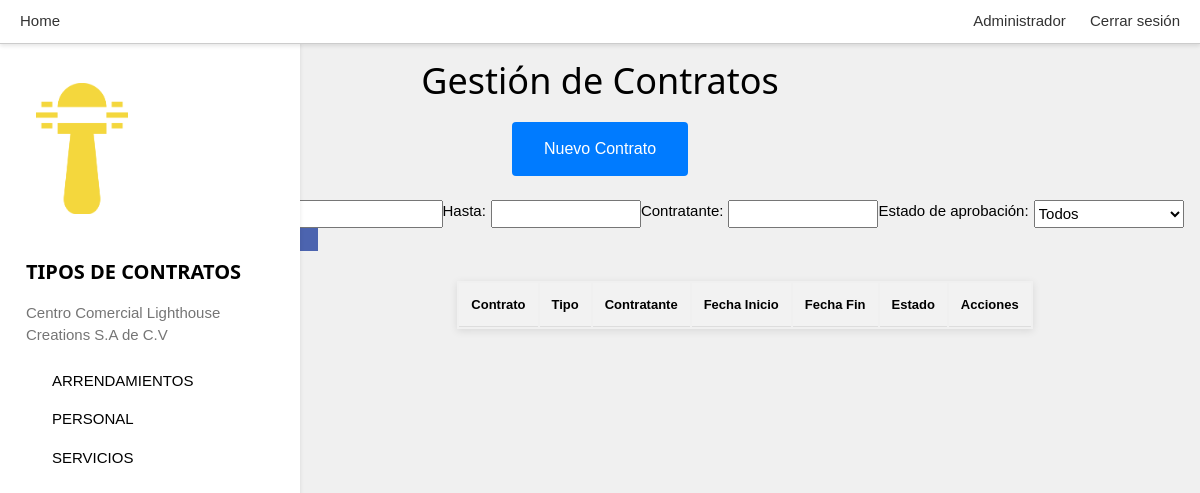
/contratos/ (signed in), run on an earlier commit of the app's database.
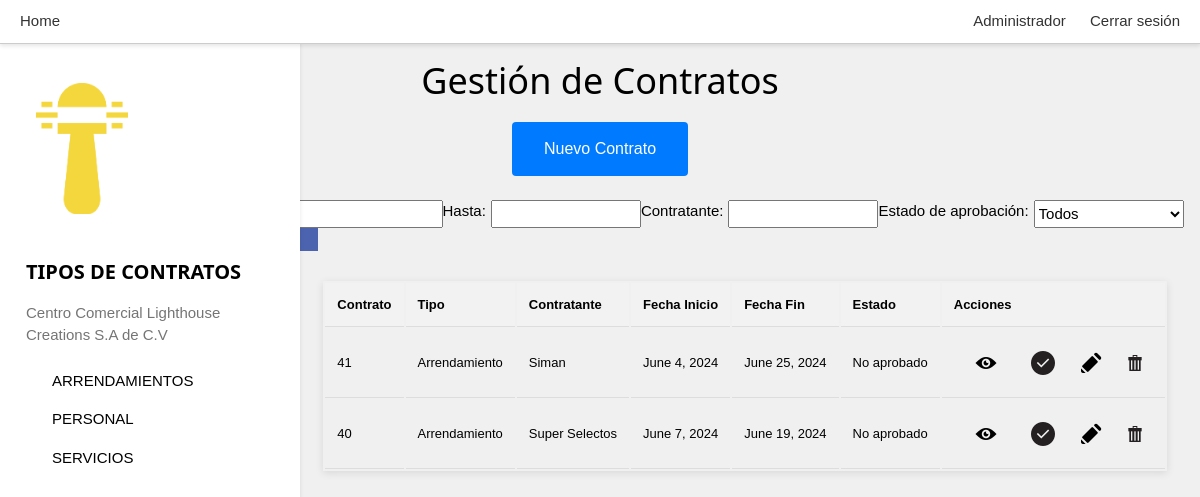
And on a later commit of the database.
### GestionContratos/models.py (models this page shows, shortened)
class ContratoArrendamiento(models.Model):
    contrato = models.OneToOneField(Contrato, on_delete=models.CASCADE, related_name='contratoArrendamientoDetalle') # contrato del que deriva
    contratante = models.ForeignKey('Sistema.Empresa', on_delete=models.CASCADE, related_name='contratosArrendamiento')
    reserva = models.ForeignKey('Sistema.Local', on_delete=models.PROTECT, related_name='contratosArrendamiento')
    tipo = models.CharField(max_length=20, default=TipoContrato.ARRENDAMIENTO.value, editable=False)

class Contrato(models.Model):
    contratoId = models.AutoField(primary_key=True) # ID del contrato
    fechaInicio = models.DateField() # Fecha de inicio
    fechaFin = models.DateField(null=True)
    aprobado = models.BooleanField()
    contenido = models.TextField()
    contratador = models.ForeignKey('Sistema.Empleado', on_delete=models.PROTECT, related_name='contratacionesEmpleado', blank=True) # Referencia al empleado que elabora el contrato
    archivo = models.URLField(null=True, blank=True)

### Sistema/models.py (models this page shows, shortened)
class Empresa(models.Model):
    empresaId = models.AutoField(primary_key=True)
    nombre = models.CharField(max_length=100)
    representante = models.ForeignKey(Persona, on_delete=models.CASCADE, related_name='empresasRepresentadas')

### GestionCentroComercial/utils.py (the view)
    def wrapper(request, *args, **kwargs):
        if request.user.is_authenticated:
            return view_func(request, *args, **kwargs)
        else:
            return redirect(reverse('login'))

### GestionContratos/forms.py
class FiltroContratosForm(forms.Form):
    desde = forms.DateField(label='Desde', required=False, widget=forms.DateInput(attrs={'class': 'datepicker','id':'form3'}))
    hasta = forms.DateField(label='Hasta', required=False, widget=forms.DateInput(attrs={'class': 'datepicker'}))
    contratante = forms.CharField(label='Contratante', max_length=100, required=False)
    vigencia = forms.ChoiceField(label='Estado de aprobación', choices=[('', 'Todos'), (True, 'Aprobados'), (False, 'No Aprobados')], required=False)

### GestionCentroComercial/utils.py (called while the page is built)
def checkAdmin(request):
    return request.user.groups.filter(name="Administrador").exists()

def requiereLogin(view_func):
    def wrapper(request, *args, **kwargs):
        if request.user.is_authenticated:
            return view_func(request, *args, **kwargs)
        else:
            return redirect(reverse('login'))
    return wrapper

### GestionContratos/views.py (called while the page is built, shortened)
@requiereLogin
def contratosArrendamiento(request):
    contratosA = ContratoArrendamiento.objects.all().order_by('-id')
    form = FiltroContratosForm(request.POST or None)
    return render(request, "contratosBase.html", {
        "contratos": contratosA,
        "form": form,
        'esAdministrador': checkAdmin(request),
        "userActual": request.user
    })

### GestionContratos/templates/contratosBase.html (shortened to what this page needs)
{% extends 'base.html' %}
{% block content %}
    <h1>Gestión de Contratos</h1>
    <nav class="w3-sidebar w3-collapse w3-white w3-animate-left" style="z-index:0;width:300px;" id="mySidebar"><br>
        <div class="w3-container">
          {% load static %}
          <img src="{% static 'css/logo.png' %}" style="width:45%;" class="w3-round"><br><br>
          <h4><b>TIPOS DE CONTRATOS</b></h4>
          <p class="w3-text-grey">Centro Comercial Lighthouse Creations S.A de C.V</p>
        </div>
        <div class="w3-bar-block">
          <a href="{% url 'contratosArrendamiento' %}" id="arrendamientosBtn" class="w3-bar-item w3-button w3-padding">ARRENDAMIENTOS</a>
          <a href="{% url 'contratosPersonal' %}" id="personalBtn" class="w3-bar-item w3-button w3-padding">PERSONAL</a>
          <a href="{% url 'contratosServicio' %}" id="serviciosBtn" class="w3-bar-item w3-button w3-padding">SERVICIOS</a>
        </div>
      </nav>
      <a href="{{ request.path }}crear/">
   <button type="button" class="boton-azul">Nuevo Contrato</button></a>
    <h2></h1>
    <form method="POST" class="form3">
        {{form}}
       <div>
            <button class="as">
            </button>
        </div>
    </form>
    <table class="tab">
        <thead>
            <tr>
                <th>Contrato</th>
                <th>Tipo</th>
                <th>Contratante</th>
                <th>Fecha Inicio</th>
                <th>Fecha Fin</th>
                <th>Estado</th>
                <th>Acciones</th>
            </tr>
        </thead>
        <tbody>
            {% for contrato in contratos %}
            <tr>
                <td>{{ contrato.contrato.contratoId }}</td>
                <td>{{ contrato.tipo }}</td>
                {% if contrato.tipo == "Empresa" or contrato.tipo == "Arrendamiento" %}
                <td>{{ contrato.contratante.nombre }}</td>
                {% else %}
                <td>{{ contrato.contratante.persona.nombre }}</td>
                {% endif %}
                <td>{{ contrato.contrato.fechaInicio }}</td>
                <td>{{ contrato.contrato.fechaFin }}</td>
                {% if contrato.contrato.aprobado %}
                    <td>Aprobado</td>
                {% else %}
                    <td>No aprobado</td>
                {% endif %}
                <td>
                    <a href="{% url 'verContrato' contrato.contrato.contratoId %}" id="spa">
                        <img src="{% static 'css/ver.png' %}" style="width:-5%;" class="w3-round"></a>
                    {% if esAdministrador %}
                        {% if contrato.contrato.aprobado %}
                            <a href="{% url 'desaprobarContrato' contrato.contrato.contratoId %}"><img src="{% static 'css/desaprobar.png' %}"  class="w3-round"></a>
                        {% else %}
                            <a href="{% url 'aprobarContrato' contrato.contrato.contratoId %}"><img src="{% static 'css/aprobar.png' %}"  class="w3-round"></a>
                        {% endif %}
                    {% endif %}
                    {% if esAdministrador %}
                        <a href="{% url 'editarContrato' contrato.contrato.contratoId %}"><img src="{% static 'css/editar.png' %}" class="w3-round"></a>
                        <a href="{% url 'eliminarContrato' contrato.contrato.contratoId %}"><img src="{% static 'css/eliminar.png' %}" class="w3-round"></a>
                    {% endif %}
                </td>
            </tr>
            {% endfor %}
        </tbody>
    </table>
{% endblock %}

### Sistema/templates/base.html (shortened to what this page needs)
<!DOCTYPE html>
<html lang="es">
<head>
    <link rel="stylesheet" href="https://ajax.googleapis.com/ajax/libs/jqueryui/1.12.1/themes/smoothness/jquery-ui.css">
    {% load static %}
    <link rel="stylesheet" href="{% static 'css/stilo.css' %}">
    <link rel="stylesheet" href="{% static 'css/w3.css' %}">
</head>
    <body>
        <nav>
            <a href="{% url 'home' %}">Home</a>
            <div>
                {% if user.is_authenticated %}
                    {% if esAdministrador %}
                    <a href="/admin/">Administrador</a>
                    {% endif %}
                    <a href="{% url 'logout' %}">Cerrar sesión</a>
                {% else %}
                    {% if not request.path == '/login/' %}
                        <a href="{% url 'login' %}">Iniciar sesión</a>
                    {% endif %}
                {% endif %}
            </div>
        </nav>
        {% block content %}{% endblock %}
</body>
</html>

### GestionContratos/static/css/stilo.css (style rules this page uses)
body { font-family: Arial, sans-serif; margin: 0; padding: 0; display: flex; flex-direction: column; align-items: center; background-color: #f0f0f0; }
body nav#mySidebar { align-self: flex-start;margin-top: 40px; }
nav { width: 100%; background-color: #fff; border-bottom: 1px solid #ccc; padding: 10px; box-shadow: 0 2px 4px rgba(0, 0, 0, 0.1); display: flex; justify-content: space-between; z-index: 5; }
nav a { text-decoration: none; color: #333; margin: 0 10px; }
.form3 { display: flex; flex-wrap: wrap; padding-left: 20%; }
.form3 > div { margin-right: 10px; margin-bottom: 10px; }
.form3 label { margin-right: 5px; }
.form3 input[type="text"], form select { width: 150px; }
.form3 button { padding: 0px 20px; background-color: #4c64af; color: white; border: none; cursor: pointer; }
.tab { margin: 20px 10px 20px 300px; font-size: 13px; text-align: left; box-shadow: 0 2px 8px rgba(0, 0, 0, 0.1); }
.tab th, td { padding: 12px; border-bottom: 1px solid #ddd; }
.tab th { background-color: #f2f2f2; }
a#spa { padding: 10px; }

### GestionContratos/static/css/w3.css (style rules this page uses)
html { box-sizing:border-box }
*,*:before,*:after { box-sizing:inherit }
html { -ms-text-size-adjust:100%;-webkit-text-size-adjust:100% }
body { margin:0 }
a { background-color:transparent }
b,strong { font-weight:bolder }
img { border-style:none }
button,input,select,textarea,optgroup { font:inherit;margin:0 }
button,input { overflow:visible }
button,select { text-transform:none }
button,[type=button],[type=reset],[type=submit] { -webkit-appearance:button }
html,body { font-family:Verdana,sans-serif;font-size:15px;line-height:1.5 }
html { overflow-x:hidden }
h1 { font-size:36px }
h2 { font-size:30px }
h4 { font-size:20px }
h1,h2,h3,h4,h5,h6 { font-family:"Segoe UI",Arial,sans-serif;font-weight:400;margin:10px 0 }
img { vertical-align:middle }
a { color:inherit }
.w3-btn,.w3-button { border:none;display:inline-block;padding:8px 16px;vertical-align:middle;overflow:hidden;text-decoration:none;color:inherit;background-color:inherit;text-align:center;cursor:pointer;white-space:nowrap }
.w3-btn,.w3-button { -webkit-touch-callout:none;-webkit-user-select:none;-khtml-user-select:none;-moz-user-select:none;-ms-user-select:none;user-select:none }
.w3-sidebar { height:100%;width:200px;background-color:#fff;position:fixed!important;z-index:1;overflow:auto }
.w3-bar-block .w3-bar-item { width:100%;display:block;padding:8px 16px;text-align:left;border:none;white-space:normal;float:none;outline:0 }
.w3-container:after,.w3-container:before,.w3-panel:after,.w3-panel:before,.w3-row:after,.w3-row:before,.w3-row-padding:after,.w3-row-padding:before, .w3-cell-row:before,.w3-cell-row:after,.w3-clear:after,.w3-clear:before,.w3-bar:before,.w3-bar:after { content:"";display:table;clear:both }
@media (min-width:993px) { .w3-sidebar.w3-collapse { display:block!important } }
.w3-round { padding: 10px; }
,.w3-round-medium { border-radius:4px }
.w3-container,.w3-panel { padding:0.01em 16px }
.w3-animate-left { position:relative;animation:animateleft 0.4s }
.w3-padding { padding:8px 16px!important }
.w3-white,.w3-hover-white:hover { color:#000!important;background-color:#fff!important }
.w3-text-grey,.w3-hover-text-grey:hover,.w3-text-gray,.w3-hover-text-gray:hover { color:#757575!important }
.w3-round,.w3-round-medium { border-radius:4px }
.boton-azul { background-color: #007BFF; border: none; color: white; padding: 15px 32px; text-align: center; text-decoration: none; display: inline-block; font-size: 16px; margin: 4px 2px; cursor: pointer; border-radius: 4px; transition: background-color 0.3s, transform 0.3s; }

What changed in the data, as far as the page shows it:
added ContratoArrendamiento: contrato.contratoId "41", tipo "Arrendamiento", contratante.nombre "Siman", contrato.fechaInicio "June 4, 2024", contrato.fechaFin "June 25, 2024", shows "No aprobado"
added ContratoArrendamiento: contrato.contratoId "40", tipo "Arrendamiento", contratante.nombre "Super Selectos", contrato.fechaInicio "June 7, 2024", contrato.fechaFin "June 19, 2024", shows "No aprobado"
